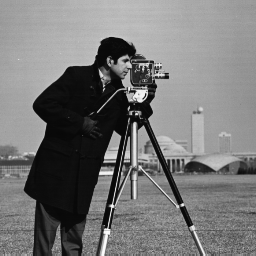
%> input picture P1/img/cameraman.tif, 256 x 256 px
$ octave lab5.m   (GNU Octave 9; MATLAB toolbox functions it lacks are replaced by stand-ins)
%> lines starting %> are read from the running program, lines starting %| are printed output that depends on the picture
close all; clear; clc;

Fs = 100;
t = 0:(1/Fs):10;
x = sin(2*pi*(2+t/2).*t);

plot(t, x);
%> figure, not shown here; curve peaks at x = 6.86, y = 1
figure

%transformata prosta- dekompozycja
%odwrotna- rekonstrucja
[C, L] = wavedec(x, 3, 'db3');
L
%wektor L mowi nam jaka jest dlugosc wektorow a3, d3 a na pozycji ostatniej
%jest dlugosc sygnalu. Jest nam on potrzebny zeby wyciagac wartosci z
%wektora C
A3 = C(1:L(1));
D3 =  C(1+L(1):L(1)+L(2));
D2 = C(1+L(1)+L(2):L(1)+L(2)+L(3));
%D1 z niskich do wyskoich czestotliwosic
D1 = C(1+L(1)+L(2)+L(3):L(1)+L(2)+L(3)+L(4));

subplot(411), plot(A3);
subplot(412), plot(D3);
subplot(413), plot(D2);
subplot(414), plot(D1);
figure
%czesc A3 najbardziej niskoczestotliwosciowa
%przechodzimy z nisko w wysoko czestotliwosciowe

%bedziemy zerowac elementy- skopiujemy wektor C i wyzerujemy wektor
%odpowiedzialnmy za jakas czesc i zrobimy rekonstrukcje sygnaly
%zeby sprawdzic jk to wplynie na sygnal wyjsciowy

C1 = C;
C1(1:L(1)) = 0;
A3 = waverec(C1, L, "db3");

C1 = C;
C1(1+L(1):L(1)+L(2)) = 0;
D3 = waverec(C1, L, "db3");

C1 = C;
C1(1+L(1)+L(2):L(1)+L(2)+L(3)) = 0;
D2 = waverec(C1, L, "db3");

C1 = C;
C1(1+L(1)+L(2)+L(3):L(1)+L(2)+L(3)+L(4)) = 0;
D1 = waverec(C1, L, "db3");

subplot(411), plot(A3);
subplot(412), plot(D3);
subplot(413), plot(D2);
subplot(414), plot(D1);

%%
close all; clear; clc;

Fs = 100;
t = 0:(1/Fs):10;
x = sin(2*pi*4*t);
x(357) = [];
t(357) = [];
plot(t, x);
%> figure, not shown here; curve peaks at x = 6.06, y = 0.998

%%
close all; clear; clc;
a = imread('cameraman.tif');
%> a is the input picture: size 256x256 uint8; min 7, max 253, mean 118.7
[C, L] = wavedec2(a, 2, 'sym4');
%> L = [69 69; 69 69; 131 131; 256 256]
L
%> L = [69 69; 69 69; 131 131; 256 256]
%zeby wiedziec ile pikseli
L2 = L(:,1).*L(:,2);
%> L2 = [4761; 4761; 17161; 65536]
L2
%> L2 = [4761; 4761; 17161; 65536]

A2 = C(1:L2(1));
%> A2 = 4761 values, max 993.1 at index 2511, min -50.11 at index 2447, mean 483.5
AA2 = reshape(A2, [L(1, 1) L(1, 2)]);
imagesc(AA2); axis image
C1 = C;
C1(1+L2(1):end) = 0;
anew = waverec2(C1, L, 'sym4');
imshow(uint8(anew));


C1 = C;

C1(1+L2(1)+3*L2(2)+L2(3):L2(1)+3*L2(2)+2*L2(3)) = 0; %V1
C1(1+L2(1)+L2(2):L2(1)+2*L2(2)) = 0;%V2
anew = waverec2(C1, L, 'sym4');
imshow(uint8(anew));
%% treansformata cosinusowa
close all; clear; clc;
a = imread('cameraman.tif');
a = double(a)/255;
%> a: size 256x256 double
A = dct2(a);
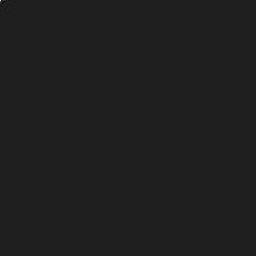
%> A: size 256x256 double; min -16.57, max 119.2, mean 0; drawn with min black and max white
imagesc(log(abs(A)+0.01)); axis image
%> after `axis image`:
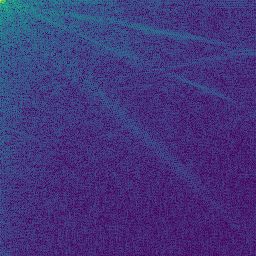
%> displayed picture: size 256x256x3, on the screen's scale of 0 to 255; mean R, G, B 66.1, 53.1, 123.7

r = [5, 10, 25, 50, 100].^2;
subplot(321), imshow(a);

[N, M] = size(a);
%> N = 256; M = 256
odleglosci = zeros(256);
for k = 1:N
    for j = 1:M
        odleglosci(k, j) = k^2+j^2;
    end
end
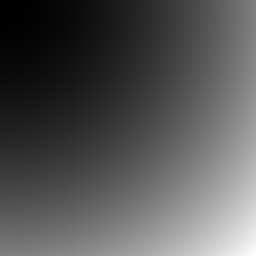
%> odleglosci: size 256x256 double; min 2, max 131072, mean 43947; drawn with min black and max white

for k = 1:5
    LP = (odleglosci<=r(k));
    anew = idct2(LP.*A);
    subplot(3,2,k+1), imshow(anew);
end

%maly promien- generalizacja
%duzy gradient => ringowanie

%filtrowqanie po wqartoscaich a nie po odleglosci

th = [0.01, 0.05, 0.1, 0.5, 1];
%bedziemy zerowac wszytskie indeksy gdzie Ajk < th
%zerujemy wartości bliskie zeru

for z = 1:5
    HP = abs(A)>=th(z);
    ile_zer = 100*sum(HP(:) == 0)/(N*M);
    anew = idct2(A.*HP);
    subplot(3,2,z+1), imshow(anew);
    title(num2str2(ile_zer));
end
%> this loop made 5 passes
%> ile_zer on passes 1 to 5: 19.16, 67.69, 85.74, 98.82, 99.6
%> pass 1, `HP = abs(A)>=th(z);`:
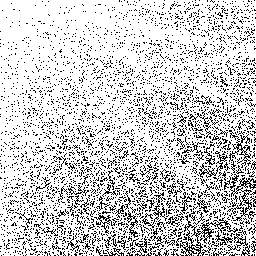
%> HP: size 256x256 logical; 80.8% white; black in thin lines or dots
%> pass 2, `HP = abs(A)>=th(z);`:
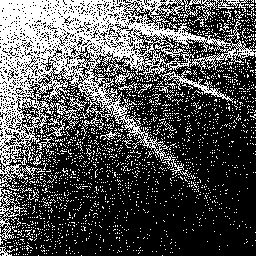
%> HP: size 256x256 logical; 32.3% white in thin lines or dots
%> after the loop:
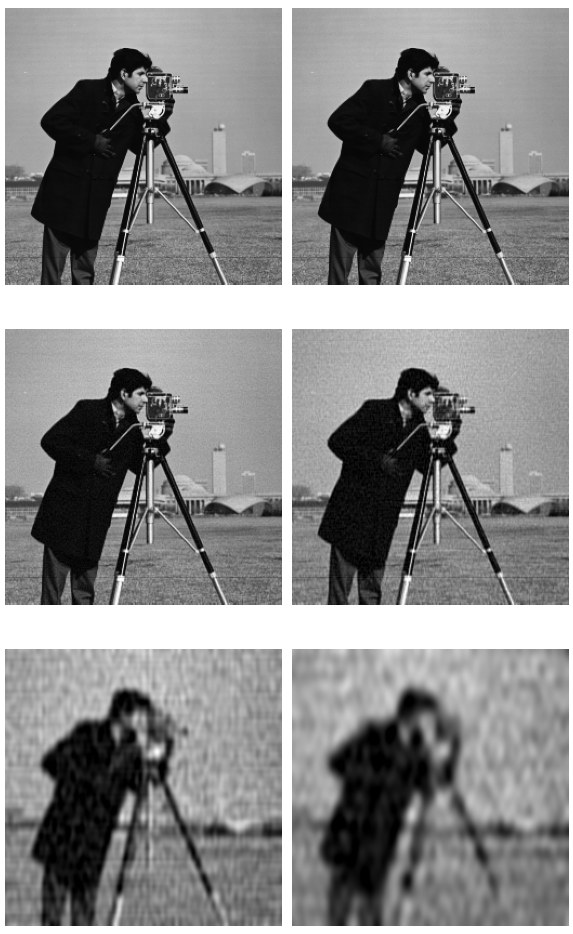
%> figure redrawn from the program's plot data, 6 panels

%% treansformata cosinusowa
close all; clear; clc;

Qy = [16 11 10 16 24 40 51 61
12 12 14 19 26 58 60 55
14 13 16 24 40 57 69 56
14 17 22 29 51 87 80 62
18 22 37 56 68 109 103 77
24 35 55 64 81 104 113 92
49 64 78 87 103 121 120 101
72 92 95 98 112 100 103 99];

Qx = [17 18 24 47 99 99 99 99
18 21 26 66 99 99 99 99
24 26 56 99 99 99 99 99
47 69 99 99 99 99 99 99
99 99 99 99 99 99 99 99
99 99 99 99 99 99 99 99
99 99 99 99 99 99 99 99
99 99 99 99 99 99 99 99];

%jak zeiwkeszymy wartosc blokow to bedzeie wieksza kompresja, bardziej
%bedzie widac blokowanie
a = imread('peppers.png');
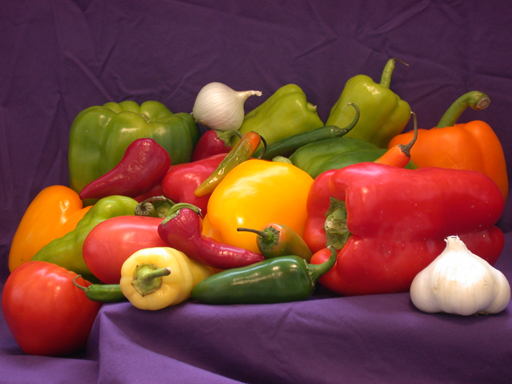
%> input picture P1/img/peppers.png, 512 x 384 px
%> a is the input picture: size 384x512x3 uint8; mean R, G, B 120.8, 66.4, 57.6

%1
A = rgb2ycbcr(a);
%> A: size 384x512x3 uint8; mean of channels 1, 2, 3 86.1, 116.1, 152.5

%2, przed tym krokirm przejsc na double, ale bez dzielenia (zmieniamy tylko typ a nie wartosci)
A = double(A) - 128;
%> A: size 384x512x3 double; mean of channels 1, 2, 3 -41.9, -11.9, 24.5

%3 my nie robimy

[x, y, z] = size(A);
%> x = 384; y = 512; z = 3
%4 potrojna petla
for i=1:8:x
    for j=1:8:y
        for k=1:3
        slice = A(i:i+7, j:j+7, k);
        %a
        T = dct2(slice);
        if k==1
            T=T./Qy;
        else
            T=T./Qx;
        end
        T = round(T);
        %dekompresja
        if k==1
            T=T.*Qy;
        else
            T=T.*Qx;
        end
        temp = idct2(T);
        A(i:i+7, j:j+7, k) = temp;
        end
    end
end
%> A: size 384x512x3 double; mean of channels 1, 2, 3 -41.9, -11.9, 24.5

A = A + 128;
%> A: size 384x512x3 double; mean of channels 1, 2, 3 86.1, 116.1, 152.5
A = uint8(A);
%> A: size 384x512x3 uint8; mean of channels 1, 2, 3 86.1, 116.2, 152.6
subplot(121), imshow(a);
subplot(122), imshow(ycbcr2rgb(A));
%wnioski-widac granice bolkow
